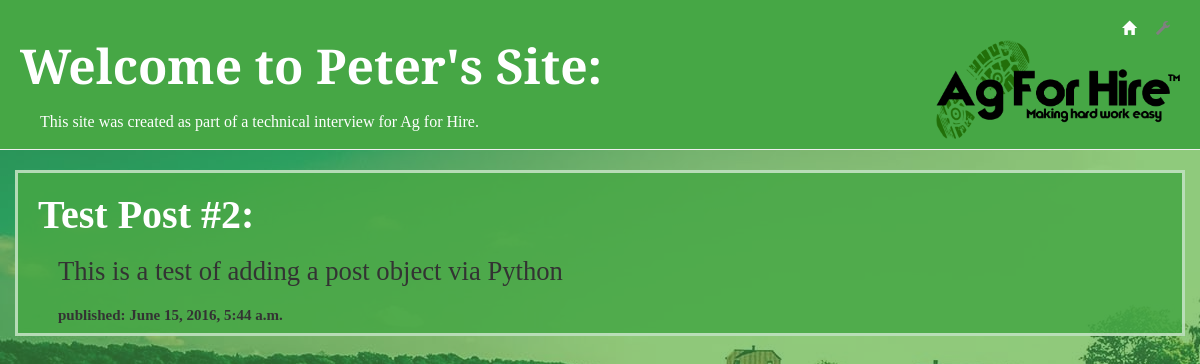
The app's page /post/3/, older data.
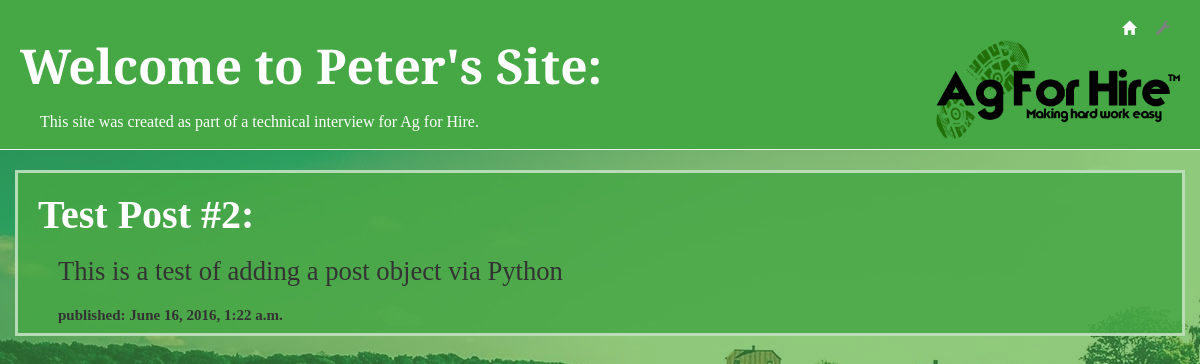
The same page, newer data.
### blog/models.py (models this page shows, shortened)
class Post(models.Model):
    author = models.ForeignKey('auth.User')
    title = models.CharField(max_length=200)
    text = models.TextField()
    created_date = models.DateTimeField(
            default=timezone.now)
    published_date = models.DateTimeField(
            blank=True, null=True)

### blog/views.py (the view)
# urls.py: url(r'^post/(?P<pk>\d+)/$', views.post_detail, name='post_detail'),
def post_detail(request, pk):
    post = get_object_or_404(Post, pk=pk)
    return render(request, 'blog/post_detail.html', {'post': post})

### blog/templates/blog/post_detail.html (shortened to what this page needs)
{% extends 'blog/base.html' %}
{% block content %}
    <div class="post">
            <h1>
                {{ post.title }}:
            </h1>
            <h2>
                {{ post.text|linebreaks }}
            </h2>
            {% if post.published_date %}
                <h3>
                    published: {{ post.published_date }}
                </h3>
            {% else %}
                <a class="btn btn-default pull-right" href="{% url 'blog.views.post_publish' pk=post.pk %}">Publish
                </a>
            {% endif %}
    </div>
{% endblock %}

Row changes from the older to the newer data that the page shows:
changed Post "Test Post #2": published_date "June 15, 2016, 5:44 a.m." → "June 16, 2016, 1:22 a.m."
